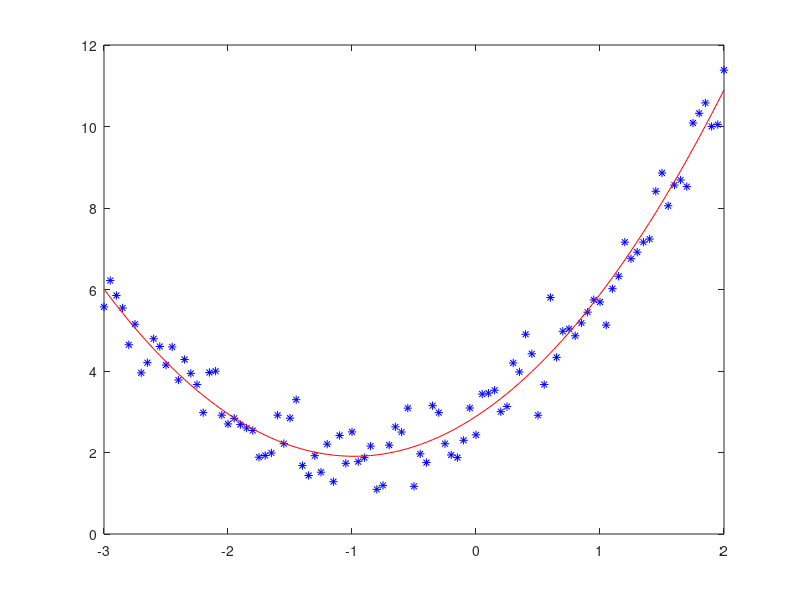

MATLAB code to generate this figure:
clear;
clc;
close all;

an = 1;
bn = 2;
cn = 3;
x = -3:0.05:2;
x = x';
nx = length(x);
yb = an*x.*x +bn*x + cn + 0.5*randn(nx,1);
figure(1);
plot(x,yb,'*b')
A11 = sum(x.^4);
A12 = sum(x.^3);
A13 = sum(x.^2);
A21 = A12;
A22 = A13;
A23 = sum(x);
A31 = A22;
A32 = A23;
A33 = nx;
B1 = sum(x.*x.*yb);
B2 = sum(x.*yb);
B3 = sum(yb);
A = [ A11   A12   A13
        A21   A22   A23
        A31   A32   A33 ];
B = [ B1
        B2
        B3 ];
z = inv(A)*B;
a = z(1,1);
b = z(2,1);
c = z(3,1);

y = a*x.*x + b*x + c;
figure(1);
plot(x,yb,'*b',x,y,'-r');

[ an a 
  bn b
  cn c ]
